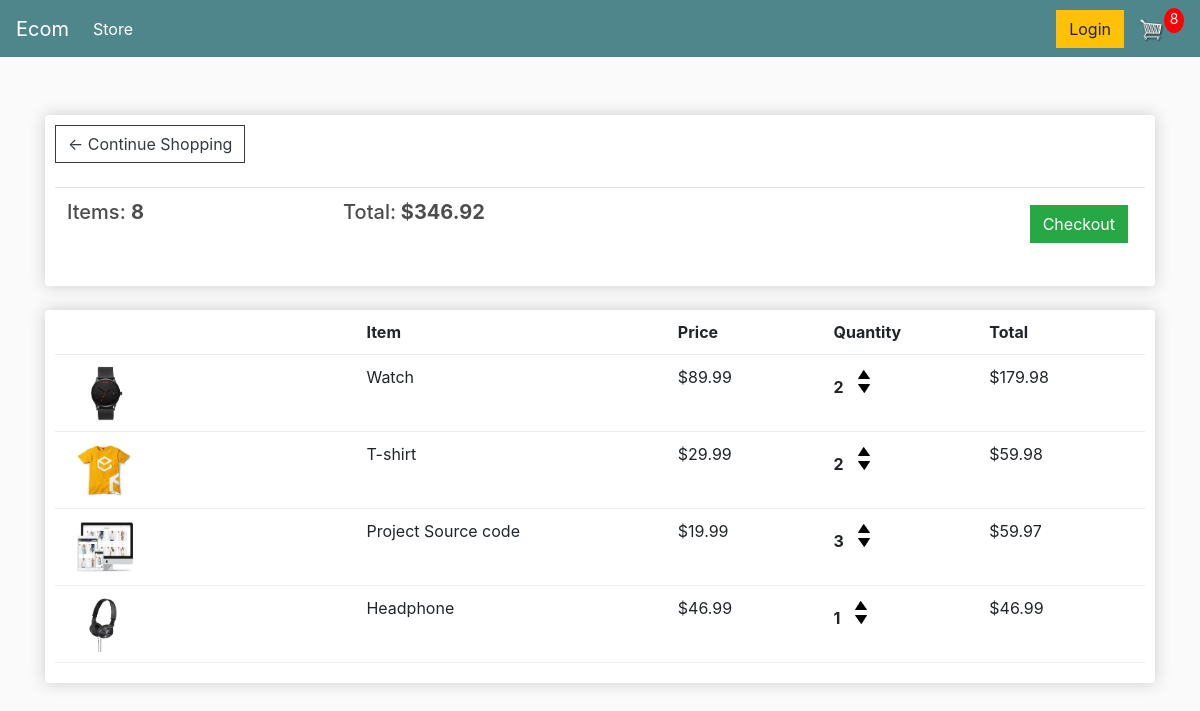
The app's page /cart/ (signed in), older data.
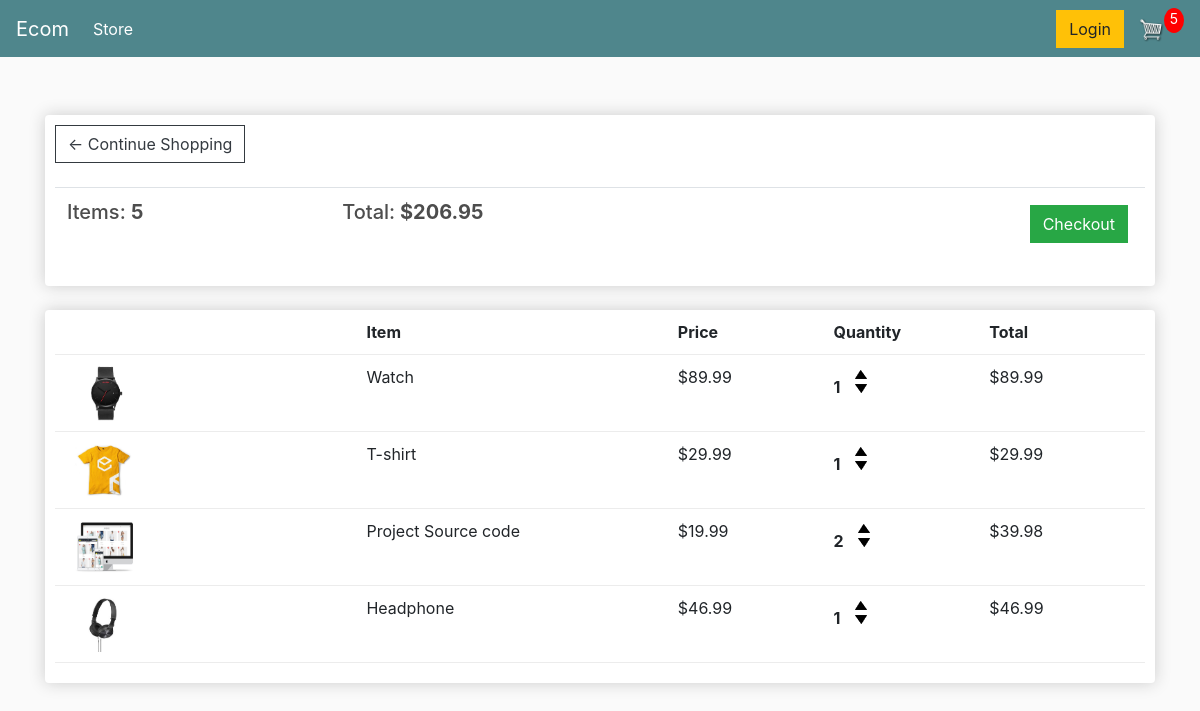
The same page, newer data.
### store/models.py (models this page shows, shortened)
class Order(models.Model):
	customer = models.ForeignKey(Customer, on_delete=models.SET_NULL, null=True, blank=True)
	date_ordered = models.DateTimeField(auto_now_add=True)
	complete = models.BooleanField(default=False)
	transaction_id = models.CharField(max_length=100, null=True)
	def __str__(self):
		return str(self.id)
	@property
	def get_cart_total(self):
		orderitems = self.orderitem_set.all()
		total = sum([item.get_total for item in orderitems])
		return total
	@property
	def get_cart_items(self):
		orderitems = self.orderitem_set.all()
		total = sum([item.quantity for item in orderitems])
		return total

class OrderItem(models.Model):
	product = models.ForeignKey(Product, on_delete=models.SET_NULL, null=True)
	order = models.ForeignKey(Order, on_delete=models.SET_NULL, null=True)
	quantity = models.IntegerField(default=0, null=True, blank=True)
	date_added = models.DateTimeField(auto_now_add=True)
	@property
	def get_total(self):
		total = self.product.price * self.quantity
		return total

class Product(models.Model):
	name = models.CharField(max_length=200)
	price = models.DecimalField(max_digits=7,decimal_places=2)
	digital = models.BooleanField(default=False,null=True, blank=True)
	image = models.ImageField(null=True, blank=True)
	@property
	def imageURL(self):
		try:
			url = self.image.url
		except:
			url = ''
		return url

### store/views.py (the view)
# urls.py: path('cart/', views.cart, name="cart"),
def cart(request):
	if request.user.is_authenticated:
		print('Fucking i am authenticated')
		customer = request.user.customer
		order, created = Order.objects.get_or_create(customer=customer, complete=False)
		print('Orders : ', order)
		items = order.orderitem_set.all()
		print('Items Ordered : ', items)
		cartItems = order.get_cart_items
	else:
		items = []
		order = {'get_cart_total':0, 'get_cart_items':0 , 'shipping':False}
		cartItems = order['get_cart_items']
	context = {'items':items, 'order':order , 'cartItems':cartItems}
	return render(request, 'store/cart.html', context)

### store/templates/store/cart.html
{% extends 'store/main.html' %}
{% load static%}
{% block content %}
<div class="row">
    <div class="col-lg-12">
        <div class="box-element">
            <a class="btn btn-outline-dark" href="{% url 'store' %}">&#x2190; Continue Shopping</a>
            <br>
            <br>
            <table class="table">
                <tr>
                    <th>
                        <h5>Items: <strong>{{order.get_cart_items}}</strong></h5>
                    </th>
                    <th>
                        <h5>Total:<strong> ${{order.get_cart_total|floatformat:2}}</strong></h5>
                    </th>
                    <th>
                        <a style="float:right; margin:5px;" class="btn btn-success"
                            href="{% url 'checkout' %}">Checkout</a>
                    </th>
                </tr>
            </table>
        </div>
        <br>
        <div class="box-element">
            <div class="cart-row">
                <div style="flex:2"></div>
                <div style="flex:2"><strong>Item</strong></div>
                <div style="flex:1"><strong>Price</strong></div>
                <div style="flex:1"><strong>Quantity</strong></div>
                <div style="flex:1"><strong>Total</strong></div>
            </div>
            {% for item in items %}
            <div class="cart-row">
                <div style="flex:2"><img class="row-image" src="{{item.product.imageURL}}"></div>
                <div style="flex:2"><p>{{item.product.name}}</p></div>
                <div style="flex:1"><p>${{item.product.price|floatformat:2}}</p></div>
                <div style="flex:1">
                    <p class="quantity">{{item.quantity}}</p>
                    <div class="quantity">
                        <img data-product="{{item.product.id}}" data-action="add" class="chg-quantity update-cart" src="{% static  'images/arrow-up.png' %}">
                        <img data-product="{{item.product.id}}" data-action="remove" class="chg-quantity update-cart" src="{% static  'images/arrow-down.png' %}">
                    </div>
                </div>
                <div style="flex:1">${{item.get_total}}</div>
            </div>
            {% endfor %}
        </div>
    </div>
</div>
{% endblock content %}

### store/templates/store/main.html (shortened to what this page needs)
<!DOCTYPE html>
{% load static%}
<html>
<head>
    <link rel="stylesheet" href="https://cdn.jsdelivr.net/npm/bootstrap@4.1.3/dist/css/bootstrap.min.css"
>
    <link rel="stylesheet" type="text/css" href="{% static 'css/main.css' %}">
</head>
<body>
    <nav class="navbar navbar-expand-lg navbar-dark bg-dark">
        <a class="navbar-brand" href="{% url 'store' %}">Ecom</a>
        <div class="collapse navbar-collapse" id="navbarSupportedContent">
            <ul class="navbar-nav mr-auto">
                <li class="nav-item active">
                    <a class="nav-link" href="{% url 'store' %}">Store<span class="sr-only">(current)</span></a>
                </li>
            </ul>
            <div class="form-inline my-2 my-lg-0">
                <a href="#" class="btn btn-warning">Login</a>
                <a href="{% url 'cart' %}">
                    <img id="cart-icon" src="{% static 'images/cart.png' %}">
                </a>
                <p id="cart-total">{{cartItems}}</p>
            </div>
        </div>
    </nav>
    <br>
    <div class="container">
        <br>
        {% block content%}
        {% endblock content%}
    </div>
</body>
</html>

### static/css/main.css (style rules this page uses)
body { background-color: hsl(0, 0%, 98%); }
h1,h2,h3,h4,h5,h6 { color:hsl(0, 0%, 30%); }
.box-element { box-shadow:hsl(0, 0%, 80%) 0 0 16px; background-color: #fff; border-radius: 4px; padding: 10px; }
.bg-dark { background-color: #4f868c!important; }
#cart-icon { width:25px; display: inline-block; margin-left: 15px; }
#cart-total { display: block; text-align: center; color:#fff; background-color: red; width: 20px; height: 25px; border-radius: 50%; font-size: 14px; }
.col-lg-4, .col-lg-6, .col-lg-8, .col-lg-12 { margin-top: 10px; }
.btn { border-radius: 0; }
.row-image { width: 100px; }
.cart-row { display: flex; align-items: flex-stretch; padding-bottom: 10px; margin-bottom: 10px; border-bottom: 1px solid #ececec; }
.quantity { display: inline-block; font-weight: 700; padding-right:10px; }
.chg-quantity { width: 12px; cursor: pointer; display: block; margin-top: 5px; transition:.1s; }

Row changes from the older to the newer data that the page shows:
changed through a linked row, Order: get_cart_items "8" → "5"; get_cart_total "346.92" → "206.95"
changed OrderItem "Watch": quantity "2" → "1"; get_total "179.98" → "89.99"
changed OrderItem "T-shirt": quantity "2" → "1"; get_total "59.98" → "29.99"
changed OrderItem "Project Source code": quantity "3" → "2"; get_total "59.97" → "39.98"
Text that changed along with them:
{{ cartItems }}: "8" → "5"
